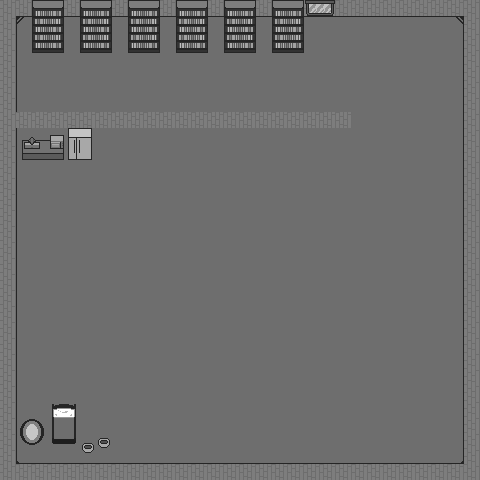

A 2D game scene composited from a Tiled map and its tileset images. What follows is a short description and the map's XML, with each tile layer's data collapsed to a summary:
An orthogonal 30x30 tile map with 16x16 px tiles, 2 tile layers (Tile Layer, Items Tiles) and 19 objects.

<map version="1.2" tiledversion="1.3.2" orientation="orthogonal" renderorder="right-down" compressionlevel="0" width="30" height="30" tilewidth="16" tileheight="16" infinite="0" nextlayerid="6" nextobjectid="56">
 <tileset firstgid="1" source="HorrorHouseTiles.tsx" />
 <layer id="2" name="Tile Layer" width="30" height="30">
  <data>[900 cells, 900 non-empty, 10 distinct tile ids]</data>
 </layer>
 <layer id="5" name="Items Tiles" width="30" height="30">
  <data>[900 cells, 95 non-empty, 35 distinct tile ids]</data>
 </layer>
 <objectgroup id="4" name="House Items">
  <object id="31" x="16" y="112" width="336" height="16" />
  <object id="32" x="0" y="112" width="16" height="368" />
  <object id="34" x="32" y="464" width="448" height="16" />
  <object id="35" x="16" y="464" width="16" height="16" />
  <object id="36" x="464" y="0" width="16" height="464" />
  <object id="37" x="0" y="0" width="480" height="16" />
  <object id="38" x="16" y="16" height="96" />
  <object id="39" x="48" y="0" width="16" height="48" />
  <object id="40" x="32" y="0" width="16" height="48" />
  <object id="41" x="48" y="48" width="16" />
  <object id="42" x="96" y="0" width="16" height="48" />
  <object id="43" x="80" y="0" width="16" height="32" />
  <object id="44" x="80" y="32" width="16" height="16" />
  <object id="45" x="144" y="0" width="16" height="48" />
  <object id="46" x="128" y="0" width="16" height="48" />
  <object id="47" x="176" y="0" width="32" height="48" />
  <object id="51" x="224" y="0" width="32" height="48" />
  <object id="52" x="288" y="0" width="16" height="48" />
  <object id="53" x="272" y="0" width="16" height="48" />
 </objectgroup>
</map>
